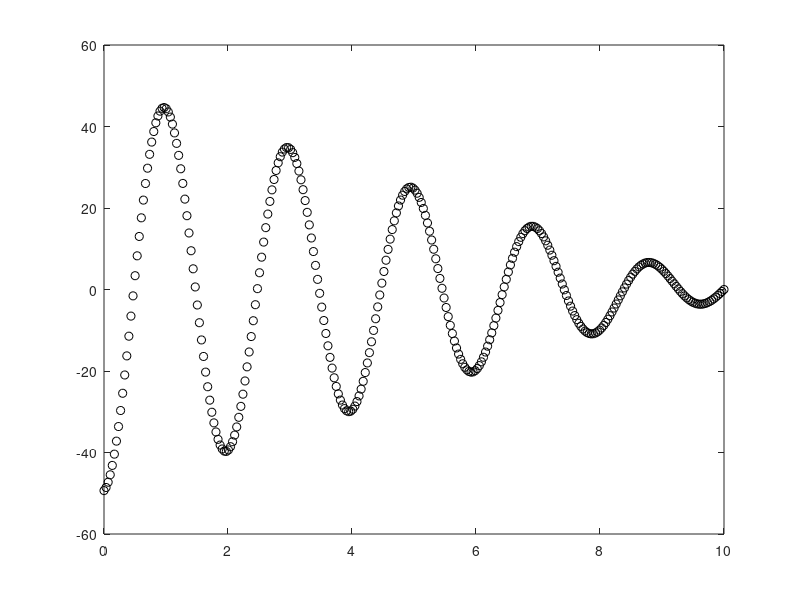

MATLAB code to generate this figure: (Note: this script raises an error after producing the figure.)
% a0 = 25;
% g=10;
% m = 4;
% k = 32;
% N = m*g;
% fs=0.15;

a0 = 5;
g=10;
m = 2;
k = 2*pi^2;
N = m*g;
fs=0.025;

r= fs*g;
Wn=sqrt(k/m);
num = 300;
t1 = linspace(0,a0/(2*r)*pi/Wn,num);
x = zeros(1,num);

%displacement
% for e =1:num
%     x(e) = (a0-2*r*Wn/pi*t1(e))*cos(Wn*t1(e));
% end
% plot(t1,x,'ko')
% hold on
% y=fraction(a0,m,k,fs,0);
% plot(linspace(0,a0/(2*r)*pi/Wn,1000),y)
% xlabel('Time','fontname','Times New Roman italic','fontsize',12);
% ylabel('Position','fontname','Times New Roman italic','fontsize',12);
% text(6,4,'$r=0.25,{w_n}=\pi,{a_0}=5$','interpreter','latex','fontname','Times New Roman italic','fontsize',10)
% line([0 10],[0 0],'linestyle','-','Color','k')

%v
% for e =1:num
%     x(e) = -2*r*Wn/pi*cos(Wn*t1(e))-Wn*(a0-2*r*Wn/pi*t1(e))*sin(Wn*t1(e));
% end
% plot(t1,x,'ko')
% hold on
% y=fraction_dx(a0,m,k,fs,0);
% plot(linspace(0,a0/(2*r)*pi/Wn,1000),y)
% xlabel('Time','fontname','Times New Roman italic','fontsize',12);
% ylabel('Velocity','fontname','Times New Roman italic','fontsize',12);
% text(6,11,'$r=0.25,{w_n}=\pi,{a_0}=5$','interpreter','latex','fontname','Times New Roman italic','fontsize',10)
% line([0 10],[0 0],'linestyle','-','Color','k')

%a
for e =1:num
    x(e) = 4*r*Wn^2/pi*sin(Wn*t1(e))-Wn^2*(a0-2*r*Wn/pi*t1(e))*cos(Wn*t1(e));
end
plot(t1,x,'ko')
hold on
y=fraction_dx2(a0,m,k,fs,0);
plot(linspace(0,a0/(2*r)*pi/Wn,1000),y)
xlabel('Time','fontname','Times New Roman italic','fontsize',12);
ylabel('Acceleration','fontname','Times New Roman italic','fontsize',12);
text(6,40,'$r=0.25,{w_n}=\pi,{a_0}=5$','interpreter','latex','fontname','Times New Roman italic','fontsize',10)
line([0 10],[0 0],'linestyle','-','Color','k')




